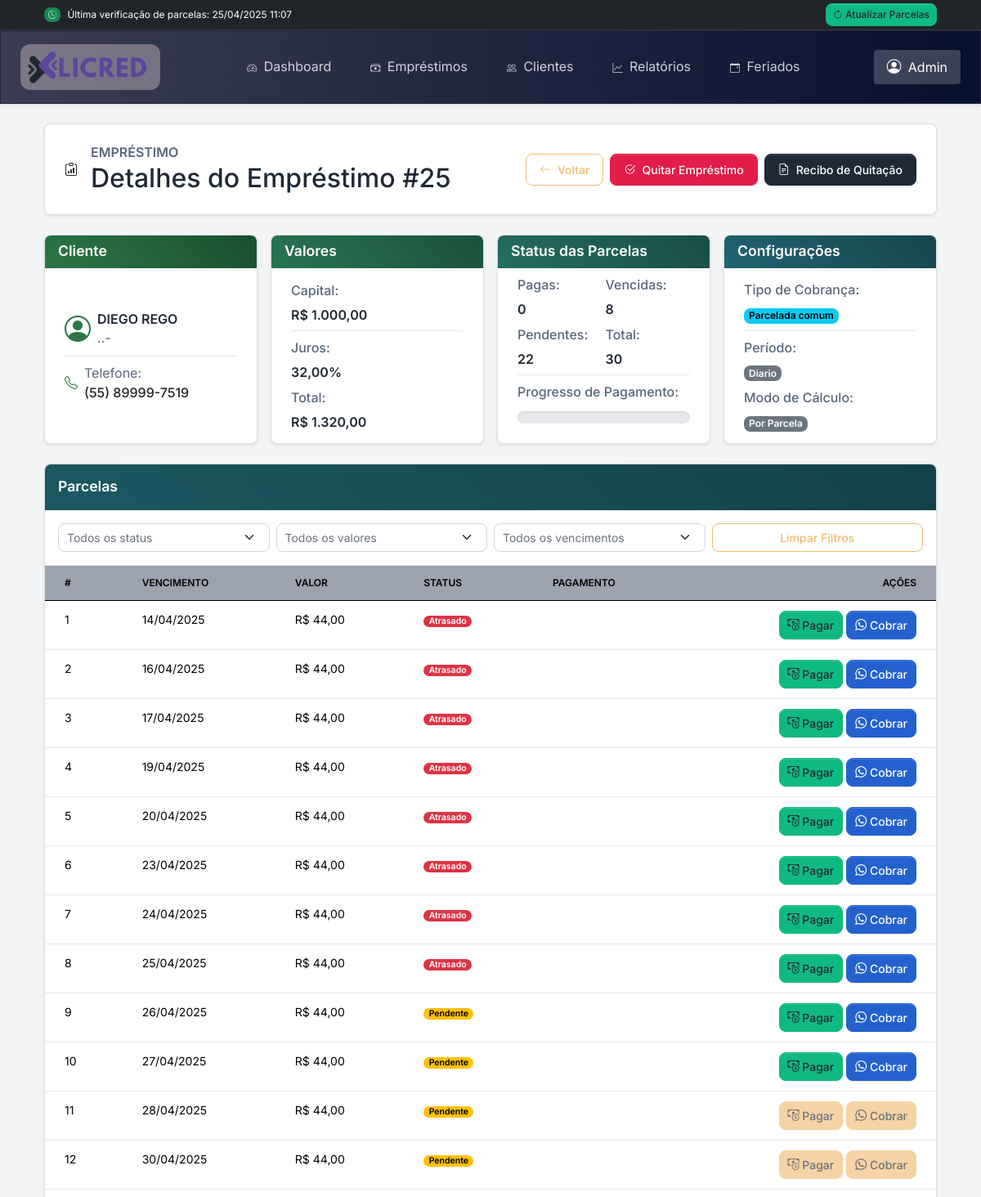
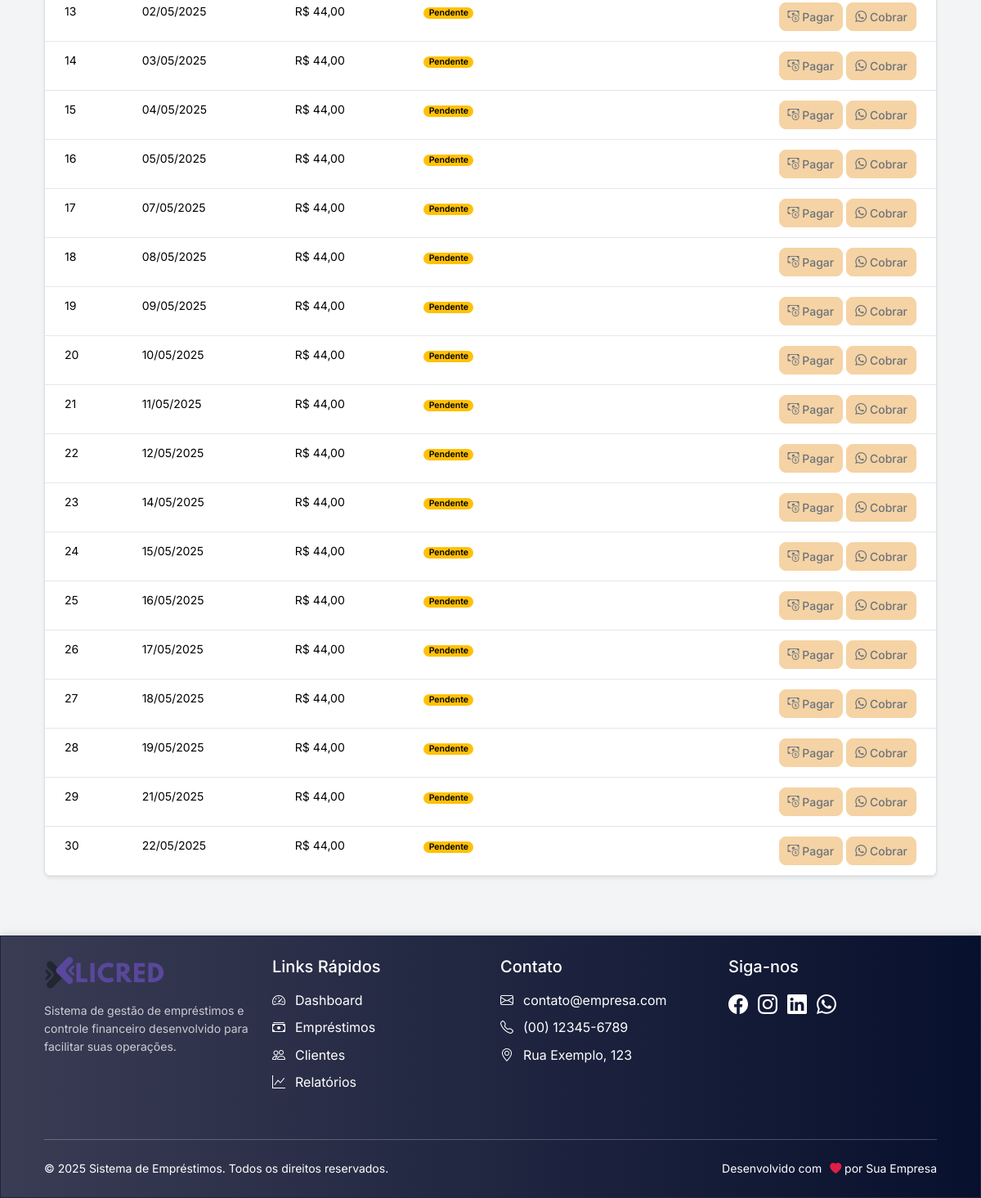
Page /emprestimos/visualizar.php?id=25 (signed in) on the committed database (2 pictures, top to bottom).
### tables this page shows
CREATE TABLE IF NOT EXISTS `emprestimos` (
  `id` int(11) NOT NULL AUTO_INCREMENT,
  `cliente_id` int(11) NOT NULL,
  `tipo_de_cobranca` enum('parcelada_comum','reparcelada_com_juros') NOT NULL,
  `valor_emprestado` decimal(10,2) NOT NULL,
  `parcelas` int(11) NOT NULL,
  `valor_parcela` decimal(10,2) DEFAULT NULL,
  `juros_percentual` decimal(5,2) DEFAULT NULL,
  `data_inicio` date NOT NULL,
  `configuracao` longtext NOT NULL COMMENT 'Configurações do empréstimo em formato JSON' CHECK (json_valid(`configuracao`)),
  `data_criacao` timestamp NOT NULL DEFAULT current_timestamp(),
  `data_atualizacao` timestamp NOT NULL DEFAULT current_timestamp() ON UPDATE current_timestamp(),
  `status` varchar(20) NOT NULL DEFAULT 'ativo',
  PRIMARY KEY (`id`),
  KEY `idx_emprestimos_cliente_id` (`cliente_id`),
  KEY `idx_emprestimos_data_inicio` (`data_inicio`),
  CONSTRAINT `emprestimos_ibfk_1` FOREIGN KEY (`cliente_id`) REFERENCES `clientes` (`id`)
);

CREATE TABLE IF NOT EXISTS `clientes` (
  `id` int(11) NOT NULL AUTO_INCREMENT,
  `nome` varchar(150) NOT NULL,
  `cpf` varchar(14) NOT NULL,
  `telefone` varchar(20) NOT NULL,
  `email` varchar(150) DEFAULT NULL,
  `tipo_pessoa` tinyint(1) DEFAULT 1 COMMENT '1 = Física, 2 = Jurídica',
  `cpf_cnpj` varchar(20) DEFAULT NULL,
  `nascimento` date DEFAULT NULL,
  `cep` varchar(10) DEFAULT NULL,
  `endereco` varchar(150) DEFAULT NULL,
  `bairro` varchar(100) DEFAULT NULL,
  `cidade` varchar(100) DEFAULT NULL,
  `estado` varchar(2) DEFAULT NULL,
  `chave_pix` varchar(150) DEFAULT NULL,
  `indicacao` varchar(150) DEFAULT NULL,
  `status` enum('Ativo','Inativo','Alerta','Atenção') DEFAULT 'Ativo',
  `nome_secundario` varchar(150) DEFAULT NULL,
  `telefone_secundario` varchar(20) DEFAULT NULL,
  `endereco_secundario` varchar(150) DEFAULT NULL,
  `observacoes` text DEFAULT NULL,
  `opt_in_whatsapp` tinyint(1) DEFAULT 1 COMMENT 'Consentimento para receber mensagens',
  `ultima_interacao_whatsapp` timestamp NULL DEFAULT NULL COMMENT 'Data da última interação por WhatsApp',
  PRIMARY KEY (`id`)
);

CREATE TABLE IF NOT EXISTS `parcelas` (
  `id` int(11) NOT NULL AUTO_INCREMENT,
  `emprestimo_id` int(11) NOT NULL,
  `numero` int(11) NOT NULL,
  `valor` decimal(10,2) NOT NULL,
  `vencimento` date NOT NULL,
  `status` enum('pendente','parcial','pago','atrasado') DEFAULT 'pendente',
  `valor_pago` decimal(10,2) DEFAULT NULL,
  `data_pagamento` date DEFAULT NULL,
  `forma_pagamento` varchar(50) DEFAULT NULL,
  `observacao` text DEFAULT NULL,
  `created_at` timestamp NOT NULL DEFAULT current_timestamp(),
  `updated_at` timestamp NOT NULL DEFAULT current_timestamp() ON UPDATE current_timestamp(),
  `diferenca_transacao` decimal(10,2) DEFAULT 0.00,
  `acao_diferenca` varchar(50) DEFAULT NULL,
  `valor_original` decimal(10,2) DEFAULT NULL,
  `ultima_cobranca` timestamp NULL DEFAULT NULL COMMENT 'Data da última cobrança enviada',
  `total_cobrancas` int(11) DEFAULT 0 COMMENT 'Total de cobranças enviadas',
  PRIMARY KEY (`id`),
  KEY `idx_emprestimo_numero` (`emprestimo_id`,`numero`),
  KEY `idx_status` (`status`),
  KEY `idx_vencimento` (`vencimento`),
  CONSTRAINT `parcelas_ibfk_1` FOREIGN KEY (`emprestimo_id`) REFERENCES `emprestimos` (`id`) ON DELETE CASCADE
);

### emprestimos/visualizar.php (the view, shortened to what the rows shown need)
<?php
require_once __DIR__ . '/../includes/head.php';
require_once __DIR__ . '/../includes/queries.php';
$emprestimo_id = filter_input(INPUT_GET, 'id', FILTER_VALIDATE_INT);
$stmt = $conn->prepare("SELECT e.*, c.nome AS cliente_nome, c.cpf_cnpj as cpf, c.telefone FROM emprestimos e JOIN clientes c ON e.cliente_id = c.id WHERE e.id = ?");
$stmt->bind_param("i", $emprestimo_id);
$stmt->execute();
$emprestimo = $stmt->get_result()->fetch_assoc();
$parcelas = [];
$stmt_parcelas = $conn->prepare("
    SELECT
        id,
        numero,
        valor,
        vencimento,
        status,
        valor_pago,
        data_pagamento,
        forma_pagamento,
        observacao
    FROM
        parcelas
    WHERE
        emprestimo_id = ?
    ORDER BY
        numero
");
$stmt_parcelas->bind_param("i", $emprestimo_id);
$stmt_parcelas->execute();
$result_parcelas = $stmt_parcelas->get_result();
while ($p = $result_parcelas->fetch_assoc()) {
    $parcelas[] = $p;
}
$configuracao = json_decode($emprestimo['configuracao'], true);
$total_previsto = $emprestimo['valor_parcela'] * $emprestimo['parcelas'];
?>
<div class="container py-4">
    <div class="card mb-4 header-card">
        <div class="card-body p-4">
            <div class="d-flex flex-column flex-md-row justify-content-between align-items-md-center gap-3">
                <div class="d-flex align-items-center">
                    <div>
                        <h6 class="text-muted mb-0 text-uppercase small">Empréstimo</h6>
                        <h2 class="mb-0">Detalhes do Empréstimo #<?= $emprestimo['id'] ?></h2>
                    </div>
                </div>
            </div>
        </div>
    </div>
    <div class="row g-3">
        <div class="col-md-3">
            <div class="card h-100">
                <div class="card-body py-2 d-flex flex-column justify-content-center">
                    <div class="d-flex align-items-center mb-2">
                        <div>
                            <h6 class="mb-0 fs-6"><?= htmlspecialchars($emprestimo['cliente_nome']) ?></h6>
                            <span class="text-muted small"><?= formatarCPF($emprestimo['cpf'] ?? '') ?></span>
                        </div>
                    </div>
                    <div class="border-top pt-2">
                        <div class="d-flex align-items-center">
                            <div>
                                <div class="text-muted small">Telefone:</div>
                                <strong class="fs-6"><?= formatarTelefone($emprestimo['telefone']) ?></strong>
                            </div>
                        </div>
                    </div>
                </div>
            </div>
        </div>
        <div class="col-md-3">
            <div class="card h-100">
                <div class="card-body py-2 d-flex flex-column justify-content-center">
                    <div class="mb-2">
                        <label class="text-muted small">Capital:</label>
                        <h6 class="mb-0 fs-6">R$ <?= number_format($emprestimo['valor_emprestado'], 2, ',', '.') ?></h6>
                    </div>
                    <div class="border-top pt-2">
                        <?php if ($emprestimo['juros_percentual'] > 0): ?>
                        <div class="mb-2">
                            <label class="text-muted small">Juros:</label>
                            <h6 class="mb-0 fs-6"><?= number_format($emprestimo['juros_percentual'], 2, ',', '') ?>%</h6>
                        </div>
                        <?php endif; ?>
                        <div>
                            <label class="text-muted small">Total:</label>
                            <h6 class="mb-0 fs-6">R$ <?= number_format($total_previsto, 2, ',', '.') ?></h6>
                        </div>
                    </div>
                </div>
            </div>
        </div>
        <div class="col-md-3">
            <div class="card h-100">
                <div class="card-body py-2 d-flex flex-column justify-content-center">
                    <div class="row g-1">
                        <div class="col-6">
                            <div>
                                <label class="text-muted small d-block">Total:</label>
                                <h6 class="mb-0 fs-6"><?= $emprestimo['parcelas'] ?></h6>
                            </div>
                        </div>
                    </div>
                </div>
            </div>
        </div>
        <div class="col-md-3">
            <div class="card h-100">
                <div class="card-body py-2 d-flex flex-column justify-content-center">
                    <div class="mb-2">
                        <h6 class="mb-0 fs-6">
                            <span class="badge text-bg-info" style="padding: 0.3em 0.5em;">
                                <?= ucfirst(str_replace('_', ' ', $emprestimo['tipo_de_cobranca'])) ?>
                            </span>
                        </h6>
                    </div>
                    <div class="border-top pt-2">
                        <div class="mb-2">
                            <h6 class="mb-0 fs-6">
                                <span class="badge text-bg-secondary" style="padding: 0.3em 0.5em;">
                                    <?= ucfirst($configuracao['periodo_pagamento']) ?>
                                </span>
                            </h6>
                        </div>
                    </div>
                </div>
            </div>
        </div>
    </div>
    <div class="card mt-4">
        <div class="card-body p-0">
            <div class="table-responsive d-none d-md-block">
                <table class="table table-hover mb-0">
                    <thead class="table-light">
                        <tr>
                            <th>#</th>
                            <th>Vencimento</th>
                            <th>Valor</th>
                            <th>Status</th>
                            <th>Pagamento</th>
                            <th class="text-end">Ações</th>
                        </tr>
                    </thead>
                    <tbody>
                        <?php foreach ($parcelas as $p): ?>
                            <tr data-status="<?= $p['status'] ?>">
                                <td><?= $p['numero'] ?></td>
                                <td><?= date('d/m/Y', strtotime($p['vencimento'])) ?></td>
                                <td>R$ <?= isset($p['valor']) ? number_format($p['valor'], 2, ',', '.') : '0,00' ?></td>
                                <td>
                                    <?php
                                        $status_class = match($p['status']) {
                                            'pago' => 'text-bg-success',
                                            'pendente' => 'text-bg-warning',
                                            'atrasado' => 'text-bg-danger',
                                            'parcial' => 'text-bg-info',
                                            default => 'text-bg-secondary'
                                        };
                                    ?>
                                    <span class="badge <?= $status_class ?>">
                                        <?= ucfirst($p['status']) ?>
                                    </span>
                                </td>
                                <td>
                                </td>
                                <td class="text-end">
                                    <?php
                                    $proxima_parcela = null;
                                    $parcela_seguinte = null;
                                    foreach ($parcelas as $parcela) {
                                        if ($parcela['status'] === 'pendente' || $parcela['status'] === 'parcial') {
                                            if ($proxima_parcela === null) {
                                                $proxima_parcela = $parcela['numero'];
                                            } else if ($parcela_seguinte === null) {
                                                $parcela_seguinte = $parcela['numero'];
                                                break;
                                            }
                                        }
                                    }
                                    if (($p['status'] === 'pendente' || $p['status'] === 'parcial' || $p['status'] === 'atrasado') && isset($p['valor']) && $p['valor'] > 0):
                                        $botoes_habilitados = ($p['numero'] === $proxima_parcela || $p['numero'] === $parcela_seguinte || $p['status'] === 'atrasado');
                                    ?>
                                        <button type="button"
                                                class="btn btn-sm <?= $botoes_habilitados ? 'btn-success' : 'btn-secondary' ?> btn-pagar"
                                                data-parcela='<?= json_encode($p) ?>'
                                                <?= !$botoes_habilitados ? 'disabled' : '' ?>
                                                title="<?= $botoes_habilitados ? 'Registrar Pagamento' : 'Pagamento disponível apenas para próximas parcelas ou atrasadas' ?>">
                                            <i class="bi bi-cash-coin"></i> Pagar
                                        </button>
                                        <button type="button"
                                                class="btn btn-sm <?= $botoes_habilitados ? 'btn-info' : 'btn-secondary' ?>"
                                                onclick="enviarCobranca(<?= $emprestimo['id'] ?>, <?= $p['numero'] ?>)"
                                                <?= !$botoes_habilitados ? 'disabled' : '' ?>
                                                title="<?= $botoes_habilitados ? 'Enviar Cobrança' : 'Cobrança disponível apenas para próximas parcelas ou atrasadas' ?>">
                                            <i class="bi bi-whatsapp"></i> Cobrar
                                        </button>
                                    <?php endif; ?>
                                </td>
                            </tr>
                        <?php endforeach; ?>
                    </tbody>
                </table>
            </div>
        </div>
    </div>
</div>
<?php
function formatarCPF($cpf) {
    $cpf = preg_replace('/[^0-9]/', '', $cpf);
    return substr($cpf, 0, 3) . '.' . substr($cpf, 3, 3) . '.' . substr($cpf, 6, 3) . '-' . substr($cpf, 9, 2);
}
function formatarTelefone($telefone) {
    $telefone = preg_replace('/[^0-9]/', '', $telefone);
    $tamanho = strlen($telefone);
    if ($tamanho == 11) {
        return '(' . substr($telefone, 0, 2) . ') ' . substr($telefone, 2, 5) . '-' . substr($telefone, 7);
    }
    return $telefone;
}
?>
<?php require_once __DIR__ . '/../includes/footer.php'; ?>

### rows in the picture
emprestimos: id "25", cliente.nome "DIEGO REGO", cliente.cpf_cnpj "..-", cliente.telefone "(55) 89999-7519", valor_emprestado "1.000,00", juros_percentual "32,00", total_previsto "1.320,00", parcelas "30", tipo_de_cobranca "Parcelada comum", configuracao "Diario"
parcelas: numero "1", vencimento "14/04/2025", valor "44,00", status "Atrasado"
parcelas: numero "2", vencimento "16/04/2025", valor "44,00", status "Atrasado"
parcelas: numero "3", vencimento "17/04/2025", valor "44,00", status "Atrasado"
parcelas: numero "4", vencimento "19/04/2025", valor "44,00", status "Atrasado"
parcelas: numero "5", vencimento "20/04/2025", valor "44,00", status "Atrasado"
parcelas: numero "6", vencimento "23/04/2025", valor "44,00", status "Atrasado"
parcelas: numero "7", vencimento "24/04/2025", valor "44,00", status "Atrasado"
parcelas: numero "8", vencimento "25/04/2025", valor "44,00", status "Atrasado"
parcelas: numero "9", vencimento "26/04/2025", valor "44,00", status "Pendente"
parcelas: numero "10", vencimento "27/04/2025", valor "44,00", status "Pendente"
parcelas: numero "11", vencimento "28/04/2025", valor "44,00", status "Pendente"
parcelas: numero "12", vencimento "30/04/2025", valor "44,00", status "Pendente"
parcelas: numero "13", vencimento "02/05/2025", valor "44,00", status "Pendente"
parcelas: numero "14", vencimento "03/05/2025", valor "44,00", status "Pendente"
parcelas: numero "15", vencimento "04/05/2025", valor "44,00", status "Pendente"
parcelas: numero "16", vencimento "05/05/2025", valor "44,00", status "Pendente"
parcelas: numero "17", vencimento "07/05/2025", valor "44,00", status "Pendente"
parcelas: numero "18", vencimento "08/05/2025", valor "44,00", status "Pendente"
parcelas: numero "19", vencimento "09/05/2025", valor "44,00", status "Pendente"
parcelas: numero "20", vencimento "10/05/2025", valor "44,00", status "Pendente"
parcelas: numero "21", vencimento "11/05/2025", valor "44,00", status "Pendente"
parcelas: numero "22", vencimento "12/05/2025", valor "44,00", status "Pendente"
parcelas: numero "23", vencimento "14/05/2025", valor "44,00", status "Pendente"
parcelas: numero "24", vencimento "15/05/2025", valor "44,00", status "Pendente"
parcelas: numero "25", vencimento "16/05/2025", valor "44,00", status "Pendente"
parcelas: numero "26", vencimento "17/05/2025", valor "44,00", status "Pendente"
parcelas: numero "27", vencimento "18/05/2025", valor "44,00", status "Pendente"
parcelas: numero "28", vencimento "19/05/2025", valor "44,00", status "Pendente"
parcelas: numero "29", vencimento "21/05/2025", valor "44,00", status "Pendente"
parcelas: numero "30", vencimento "22/05/2025", valor "44,00", status "Pendente"

### other values in the picture
$data_hora_verificacao "25/04/2025 11:07"
$pagas "0"
$pendentes "22"
$vencidas "8"
